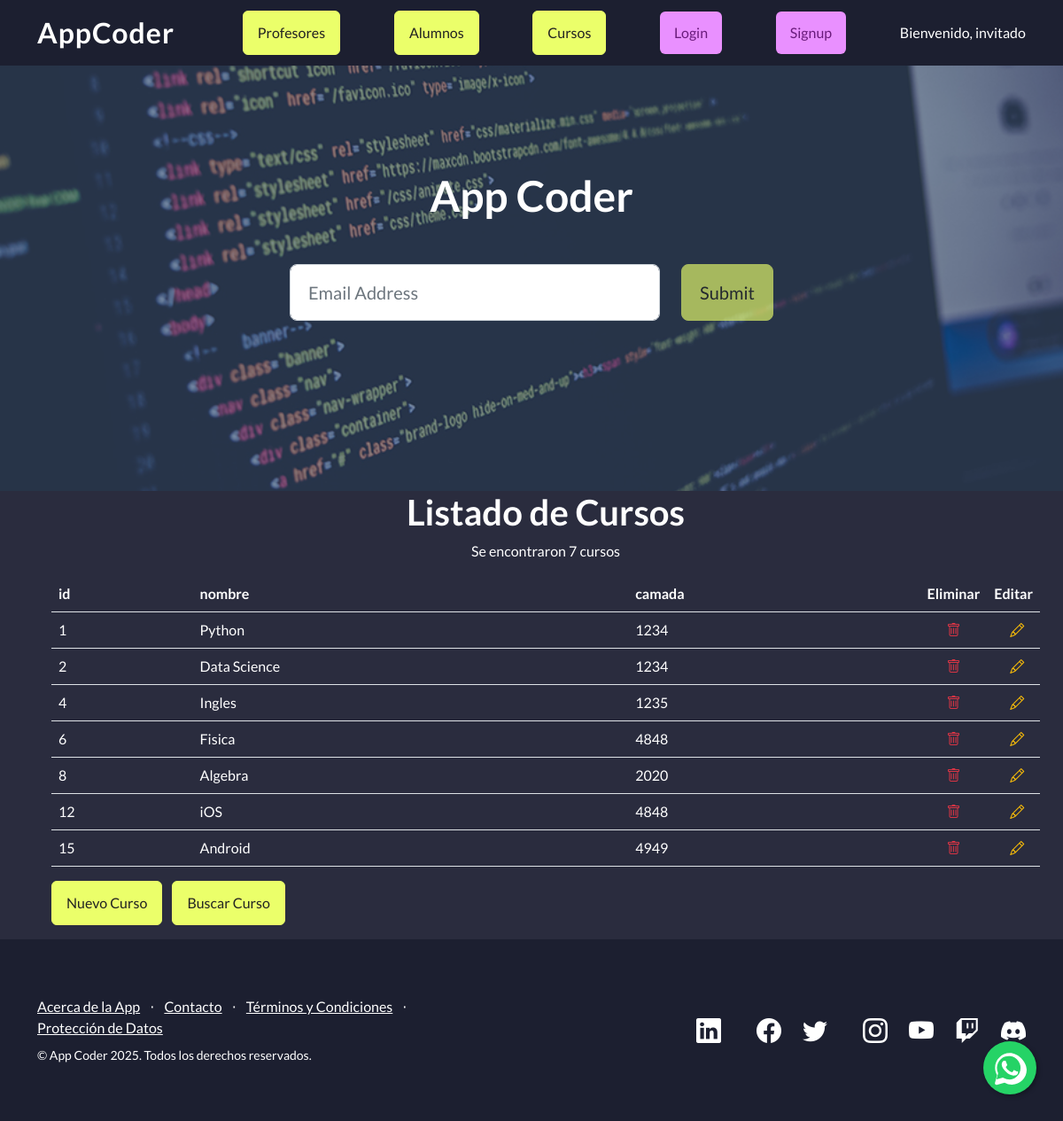
Before: /AppCoder/cursos/ with the older database file.
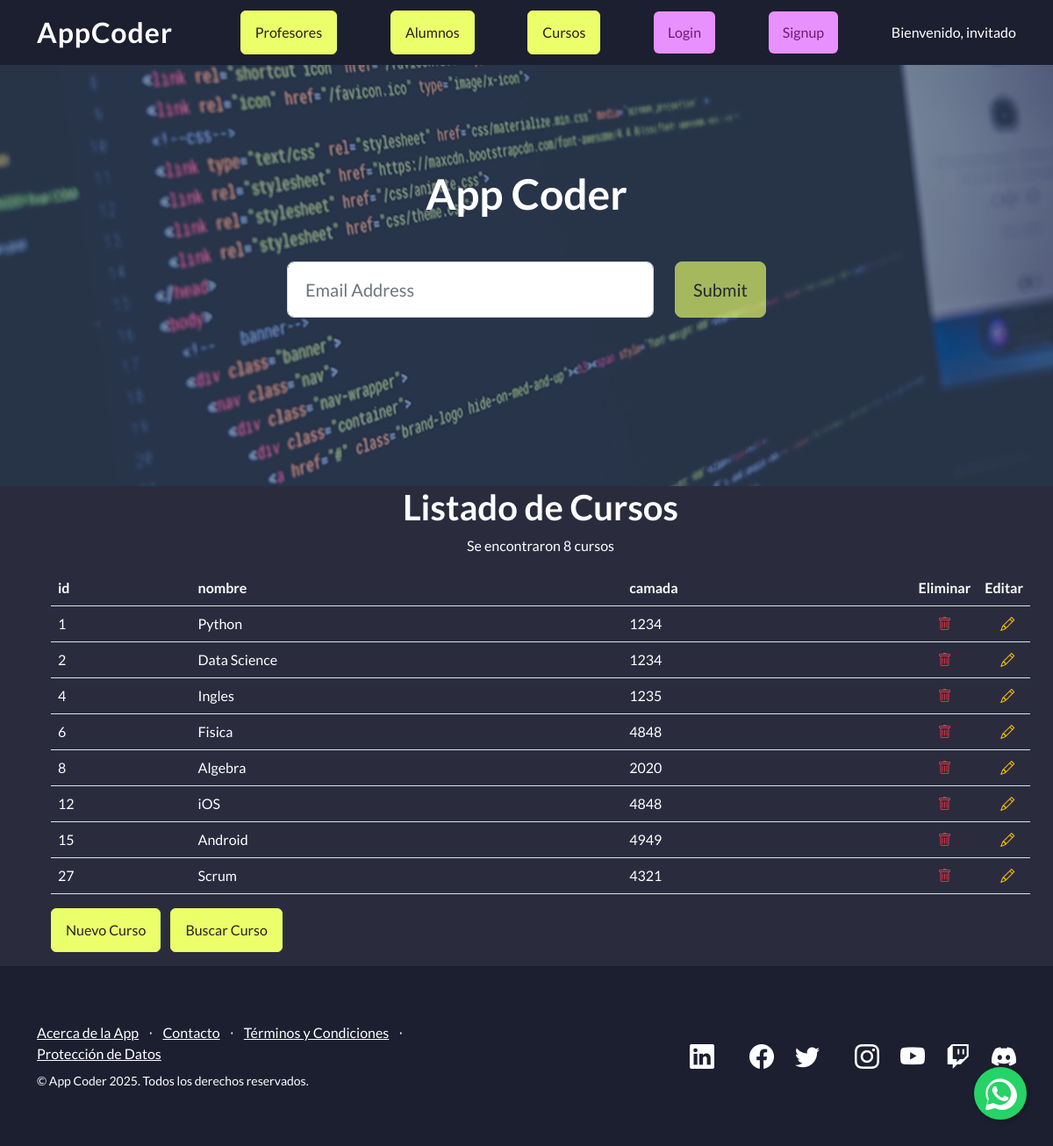
After: the same page with the newer database file.
### AppCoder/models.py (models this page shows, shortened)
class Curso(models.Model):
    nombre = models.CharField(max_length=40)
    camada = models.IntegerField()

### AppCoder/views.py (the view)
# urls.py: path('cursos/', views.cursos, name='cursos'),
def cursos(request):
    cursos_list = Curso.objects.all()
    cursos_dictionary = {
        "cursos": cursos_list
    }
    plantilla = loader.get_template("cursos.html")
    documento = plantilla.render(cursos_dictionary, request)
    return HttpResponse(documento)

### AppCoder/template/cursos.html
{% extends "padre.html" %}
{% load static %}
{% block contenido %}
<ul>
    <h1 class="text-center">Listado de Cursos</h1>
    <p class="text-center">Se encontraron {{cursos|length}} cursos</p>
    <main class="container text-white">
        <table class="table text-white">
            <tr>
                <th>id</th>
                <th>nombre</th>
                <th>camada</th>
                <th style="width: 50px;">Eliminar</th>
                <th style="width: 50px;">Editar</th>
            </tr>
            {% for curso in cursos %}
            <tr>
                <td>{{ curso.id }}</td>
                <td>{{ curso.nombre }}</td>
                <td>{{ curso.camada }}</td>
                <td class="text-center">
                    <a href="{% url 'eliminar_curso' curso.id %}" title="Eliminar" onclick="return confirm('¿Seguro que deseas eliminar este curso?');">
                        <i class="bi bi-trash text-danger"></i>
                    </a>
                </td>
                <td class="text-center">
                    <a href="{% url 'editar_curso' curso.id %}" title="Editar" class="ms-2">
                        <i class="bi bi-pencil text-warning"></i>
                    </a>
                </td>
            </tr>
            {% endfor %}
        </table>
        <a href ="{% url 'curso_formulario' %}" class="btn btn-primary me-2">Nuevo Curso</a>
        <a href ="{% url 'buscar_curso' %}" class="btn btn-primary">Buscar Curso</a>
    </main>
</ul>
{% endblock %}

Changed rows visible on the page:
added Curso: id "27", nombre "Scrum", camada "4321"
Other visible differences:
{{ cursos|length }}: "7" → "8"
